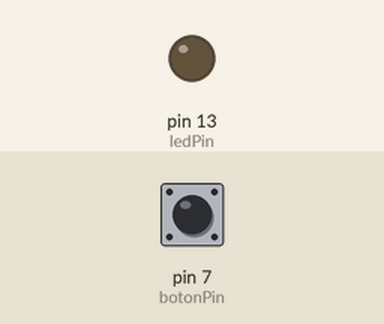
A sketch run on a simulated Arduino Uno, built with avr-gcc and run on an emulated ATmega328P. On the bench: output pins drawn as LEDs (lit = HIGH). Dashed ring = blinking. The inputs (shaded band) are chosen by the test bench; at power-on: pin 7 (botonPin) LOW. What the sketch prints to the serial monitor is not drawn.

Above: at 1.2 s.
1.3 s: pin 7 (botonPin) pulled HIGH for 1 s
At 1.42 s:
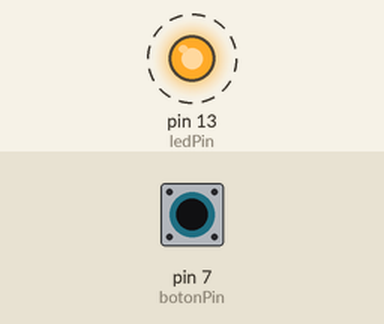
3.8 s: pin 7 (botonPin) pulled HIGH for 3.2 s
At 8.3 s:
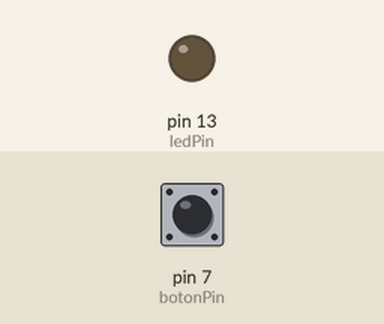
Timing chart, 0 to 9.8 s (numbered marks = the images above; inputs shaded):
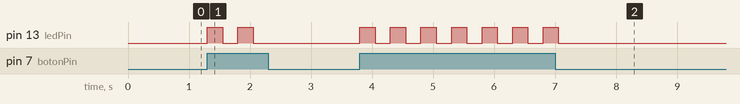

The sketch:

00-Boton-Secuencias-Led.ino
```cpp
int valorBoton;
int botonPin=7;
int ledPin=13;

void setup() {
  // put your setup code here, to run once:
pinMode(botonPin, INPUT);
pinMode(ledPin, OUTPUT);
Serial.begin(9600);
}

void loop() {
  // put your main code here, to run repeatedly:
valorBoton= digitalRead(botonPin);
if(valorBoton== HIGH){
 miSecuencia();
}else{
  digitalWrite(ledPin, LOW);
}
Serial.println(valorBoton);
}


void miSecuencia(){
digitalWrite(ledPin, HIGH);
delay(250);
digitalWrite(ledPin, LOW);
delay(250);
}
```

Measured:
- after the input at 1.3 s, pin 13 (ledPin): alternates HIGH for 0.25 s and LOW for 0.25 s, 4 changes in all, then stays LOW, starting at once
- after the input at 3.8 s, pin 13 (ledPin): alternates HIGH for 0.25 s and LOW for 0.25 s, 14 changes in all, then stays LOW, starting at once
